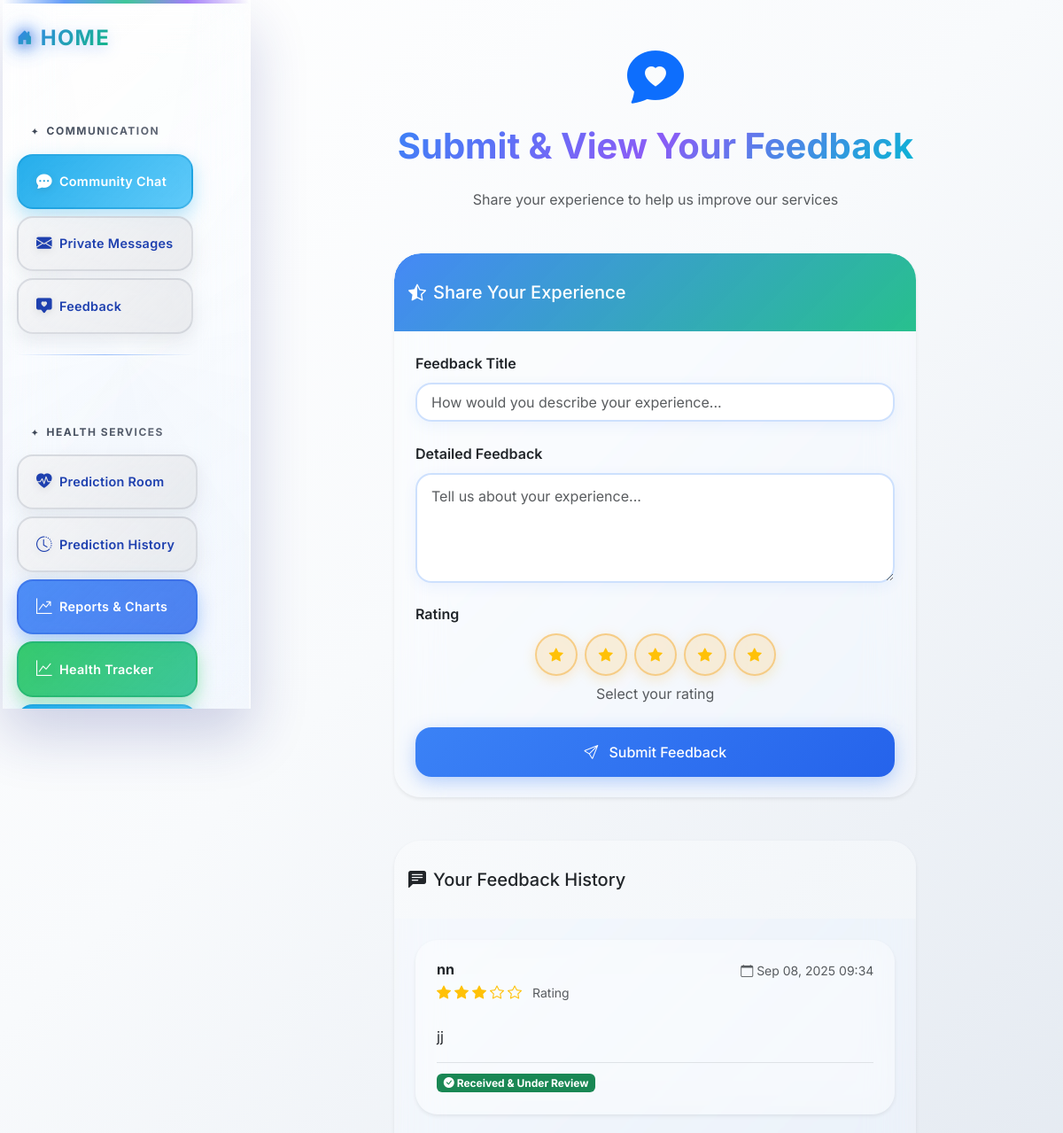
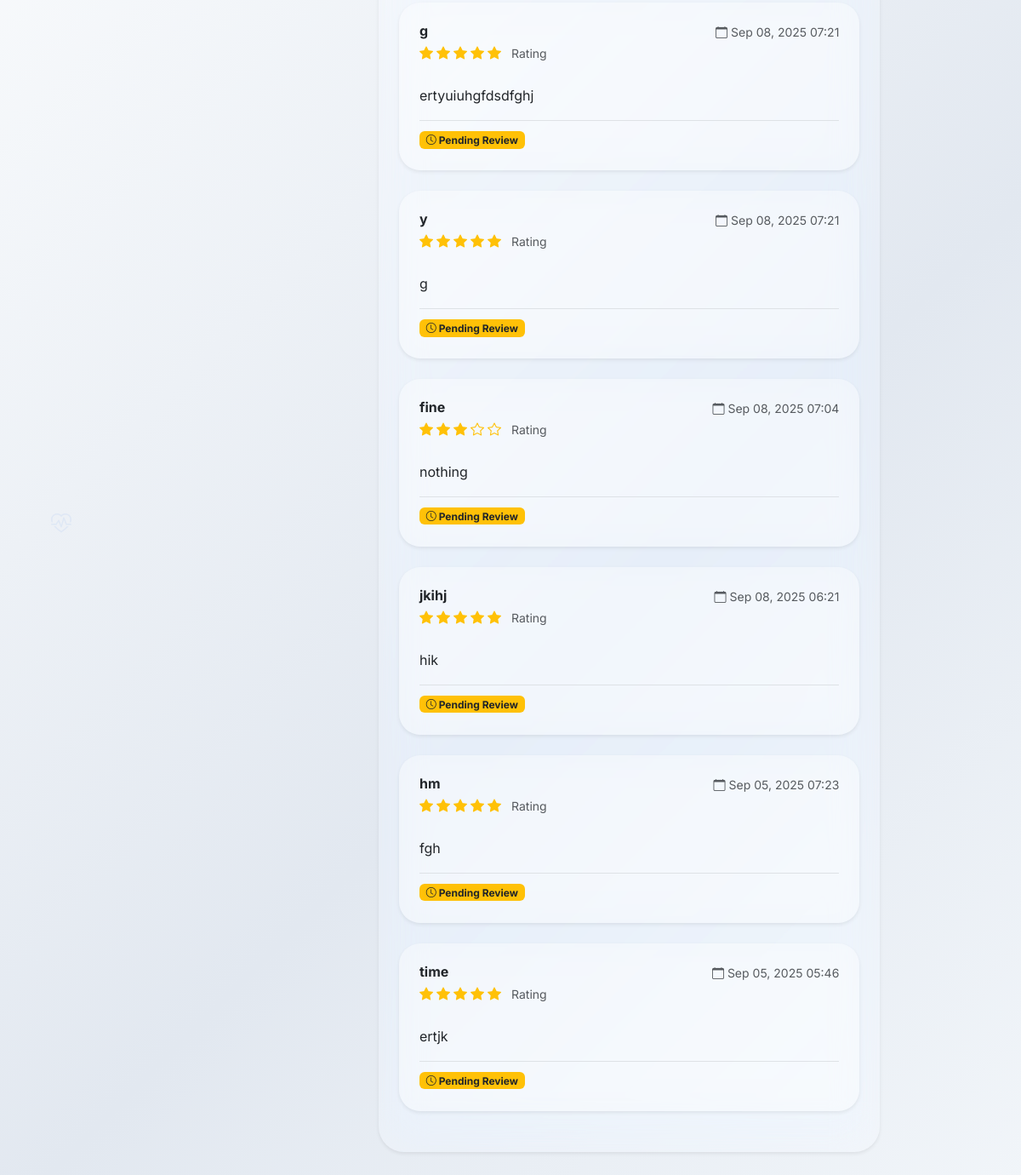
The app's page /chatrooms/report/ (signed in) with its own data (2 pictures, top to bottom).
### chatroom/models.py (models this page shows, shortened)
class Report(models.Model):
    PRIORITY_CHOICES = [
        ('low', 'Low'),
        ('medium', 'Medium'),
        ('high', 'High'),
        ('urgent', 'Urgent'),
    ]
    CATEGORY_CHOICES = [
        ('academic', 'Academic Issue'),
        ('facility', 'Facility Issue'),
        ('food', 'Food & Dining'),
        ('accommodation', 'Accommodation'),
        ('health', 'Health & Safety'),
        ('other', 'Other'),
    ]
    RATING_CHOICES = [
        (1, '1 Star'),
        (2, '2 Stars'),
        (3, '3 Stars'),
        (4, '4 Stars'),
        (5, '5 Stars'),
    ]
    user = models.ForeignKey(User, on_delete=models.CASCADE)
    report_title = models.CharField(max_length=200, blank=True, null=True)
    report = models.TextField()
    category = models.CharField(max_length=20, choices=CATEGORY_CHOICES, blank=True, null=True)
    priority = models.CharField(max_length=10, choices=PRIORITY_CHOICES, default='low')
    rating = models.IntegerField(choices=RATING_CHOICES, default=5)
    recived = models.BooleanField(default=False)
    created = models.DateTimeField(auto_now_add=True)
    class Meta:
        ordering = ['-created']

### chatroom/views.py (the view, shortened to what this page needs)
# urls.py: path('report/',views.add_new_report,name='report'),
@login_required
def add_new_report(request):
    if request.user.is_superuser:
        reports = Report.objects.all().order_by('-created', '-priority')
    else:
        reports = Report.objects.filter(user=request.user).order_by('-created')
    context = {'reports': reports}
    return render(request, 'chatroom/report.html', context)

### chatroom/templates/chatroom/report.html (shortened to what this page needs)
{% extends 'base.html' %}
{% block content %}
<div class="medical-bg">
  <div class="floating-icon"><i class="bi bi-chat-heart"></i></div>
  <div class="floating-icon"><i class="bi bi-star"></i></div>
  <div class="floating-icon"><i class="bi bi-heart-pulse"></i></div>
  <div class="floating-icon"><i class="bi bi-shield-check"></i></div>
</div>
<div class="container my-5">
    <div class="row justify-content-center">
        <div class="col-xl-8 col-lg-10">
            <div class="text-center mb-5">
                <i class="bi bi-chat-heart-fill display-3 text-primary"></i>
                <h1 class="fw-bold mt-3 mb-4 gradient-text">
                    {% if request.user.is_superuser %}
                        Manage Patient Feedback
                    {% else %}
                        Submit & View Your Feedback
                    {% endif %}
                </h1>
                <p class="text-muted mb-0">
                    {% if request.user.is_superuser %}
                        View and manage feedback from patients to improve care quality
                    {% else %}
                        Share your experience to help us improve our services
                    {% endif %}
                </p>
            </div>
            {% if not request.user.is_superuser %}
                <div class="glass-card shadow-sm border-0 mb-5">
                    <div class="glass-header text-white py-3">
                        <h5 class="mb-0 d-flex align-items-center p-3"><i class="bi bi-star-half me-2"></i> Share Your Experience</h5>
                    </div>
                    <div class="card-body p-4">
                        <form method="POST">
                            <div class="mb-4">
                                <label for="report_title" class="form-label fw-semibold">Feedback Title</label>
                                <input type="text" name="report_title" id="report_title" class="form-control py-2"
                                       placeholder="How would you describe your experience..." required>
                            </div>
                            <div class="mb-4">
                                <label for="report" class="form-label fw-semibold">Detailed Feedback</label>
                                <textarea name="report" id="report" class="form-control" rows="4"
                                          placeholder="Tell us about your experience..." required></textarea>
                            </div>
                            <div class="mb-4">
                                <label class="form-label fw-semibold">Rating</label>
                                <div class="d-flex gap-2 justify-content-center fs-3">
                                    <label class="btn btn-outline-warning rounded-circle p-2 d-flex align-items-center justify-content-center"
                                           style="width: 48px; height: 48px;"
                                           for="rating5"><i class="bi bi-star-fill"></i></label>
                                    <label class="btn btn-outline-warning rounded-circle p-2 d-flex align-items-center justify-content-center"
                                           style="width: 48px; height: 48px;"
                                           for="rating4"><i class="bi bi-star-fill"></i></label>
                                    <label class="btn btn-outline-warning rounded-circle p-2 d-flex align-items-center justify-content-center"
                                           style="width: 48px; height: 48px;"
                                           for="rating3"><i class="bi bi-star-fill"></i></label>
                                    <label class="btn btn-outline-warning rounded-circle p-2 d-flex align-items-center justify-content-center"
                                           style="width: 48px; height: 48px;"
                                           for="rating2"><i class="bi bi-star-fill"></i></label>
                                    <label class="btn btn-outline-warning rounded-circle p-2 d-flex align-items-center justify-content-center"
                                           style="width: 48px; height: 48px;"
                                           for="rating1"><i class="bi bi-star-fill"></i></label>
                                </div>
                                <div class="text-center mt-2">
                                    <span id="ratingLabel" class="text-muted">Select your rating</span>
                                </div>
                            </div>
                            <div class="d-grid">
                                <button type="submit" class="btn btn-primary py-3">
                                    <i class="bi bi-send me-2"></i> Submit Feedback
                                </button>
                            </div>
                        </form>
                    </div>
                </div>
            {% endif %}
            <div class="glass-card shadow-sm border-0">
                <div class="card-header bg-light py-3" style="background: linear-gradient(135deg, rgba(248, 250, 252, 0.9) 0%, rgba(241, 245, 249, 0.8) 100%); backdrop-filter: blur(20px); border-radius: 30px 30px 0 0;">
                    <h5 class="mb-0 d-flex align-items-center p-3">
                        <i class="bi bi-chat-left-text-fill me-2"></i>
                        {% if request.user.is_superuser %}
                            All Patient Feedback
                        {% else %}
                            Your Feedback History
                        {% endif %}
                    </h5>
                </div>
                <div class="card-body p-4">
                    {% if reports %}
                        <div class="feedback-list">
                            {% for Report in reports %}
                                <div class="feedback-card mb-4 border-0 shadow-sm">
                                    <div class="card-body p-4">
                                        <div class="d-flex flex-column flex-md-row justify-content-between align-items-start mb-3">
                                            <div>
                                                <h6 class="card-title mb-1 fw-bold">
                                                    {% if Report.report_title %}
                                                        {{ Report.report_title }}
                                                    {% else %}
                                                        Feedback #{{ Report.id }}
                                                    {% endif %}
                                                </h6>
                                                <div class="d-flex gap-2 mb-2">
                                                    <div class="d-flex align-items-center">
                                                        {% for i in "12345"|make_list %}
                                                            {% if forloop.counter <= Report.rating|default:0 %}
                                                                <i class="bi bi-star-fill text-warning me-1"></i>
                                                            {% else %}
                                                                <i class="bi bi-star text-warning me-1"></i>
                                                            {% endif %}
                                                        {% endfor %}
                                                        <small class="ms-2 text-muted">Rating</small>
                                                    </div>
                                                </div>
                                            </div>
                                            <small class="text-muted d-none d-md-block">
                                                <i class="bi bi-calendar me-1"></i>{{ Report.created|date:"M d, Y H:i" }}
                                            </small>
                                        </div>
                                        <p class="card-text mb-3">
                                            {{ Report.report }}
                                        </p>
                                        <div class="d-flex justify-content-between align-items-center pt-2 border-top">
                                            <div>
                                                {% if not request.user.is_superuser %}
                                                    {% if Report.recived %}
                                                        <span class="badge bg-success">
                                                            <i class="bi bi-check-circle-fill"></i> Received & Under Review
                                                        </span>
                                                    {% else %}
                                                        <span class="badge bg-warning text-dark">
                                                            <i class="bi bi-clock"></i> Pending Review
                                                        </span>
                                                    {% endif %}
                                                {% endif %}
                                            </div>
                                        </div>
                                    </div>
                                </div>
                            {% endfor %}
                        </div>
                    {% endif %}
                </div>
            </div>
        </div>
    </div>
</div>
{% endblock content %}

### templates/base.html (style rules this page uses)
:root { --bg-color: #f8f9fa; --text-color: #212529; --primary-gradient: linear-gradient(135deg, #667eea 0%, #764ba2 100%); --secondary-gradient: linear-gradient(135deg, #f093fb 0%, #f5576c 100%); --success-gradient: linear-gradient(135deg, #4facfe 0%, #00f2fe 100%); --warning-gradient: linear-gradient(135deg, #43e97b 0%, #38f9d7 100%); --danger-gradient: linear-gradient(135deg, #fa709a 0%, #fee140 100%); --card-shadow: 0 10px 30px rgba(0, 0, 0, 0.1); --card-shadow-hover: 0 20px 40px rgba(0, 0, 0, 0.15); --border-radius: 15px; --transition: all 0.3s cubic-bezier(0.4, 0, 0.2, 1); }
* { box-sizing: border-box; }
body { background: var(--bg-color); color: var(--text-color); transition: var(--transition); font-family: 'Inter', -apple-system, BlinkMacSystemFont, 'Segoe UI', sans-serif; line-height: 1.6; overflow-x: hidden; }
html { scroll-behavior: smooth; }
.btn { border-radius: 10px; font-weight: 500; transition: var(--transition); border: none; position: relative; overflow: hidden; }
.btn::before { content: ''; position: absolute; top: 0; left: -100%; width: 100%; height: 100%; background: linear-gradient(90deg, transparent, rgba(255,255,255,0.2), transparent); transition: left 0.5s; }
.btn-primary { background: var(--primary-gradient); box-shadow: 0 4px 15px rgba(102, 126, 234, 0.4); }
.form-control, .form-select { border-radius: 10px; border: 2px solid #e9ecef; transition: var(--transition); background: rgba(255, 255, 255, 0.9); }
body { margin: 0; padding: 0; position: relative; }

### chatroom/templates/chatroom/report.html (style rules this page uses)
body { background: linear-gradient(135deg, #ffffff 0%, #f8fafc 30%, #e2e8f0 70%, #f1f5f9 100%); background-attachment: fixed; min-height: 100vh; }
.medical-bg { position: fixed; top: 0; left: 0; width: 100%; height: 100%; z-index: -1; overflow: hidden; pointer-events: none; }
.floating-icon { position: absolute; color: rgba(59, 130, 246, 0.08); font-size: 1.5rem; animation: float 8s ease-in-out infinite; }
.floating-icon:nth-child(1) { top: 10%; left: 10%; animation-delay: 0s; }
.floating-icon:nth-child(2) { top: 30%; right: 15%; animation-delay: 2s; }
.floating-icon:nth-child(3) { top: 70%; left: 5%; animation-delay: 4s; }
.floating-icon:nth-child(4) { bottom: 20%; right: 20%; animation-delay: 6s; }
.glass-card { backdrop-filter: blur(25px) saturate(180%); background: rgba(255, 255, 255, 0.25); border-radius: 30px; border: 2px solid rgba(255, 255, 255, 0.3); box-shadow: 0 30px 80px rgba(31, 38, 135, 0.15), inset 0 1px 0 rgba(255, 255, 255, 0.4), 0 8px 32px rgba(31, 38, 135, 0.1); overflow: hidden; animation: slideInUp 0.8s ease-out; }
.glass-header { background: linear-gradient(135deg, rgba(59, 130, 246, 0.95) 0%, rgba(16, 185, 129, 0.9) 100%); backdrop-filter: blur(20px); border: none; position: relative; overflow: hidden; border-radius: 30px 30px 0 0; }
.form-control { background: rgba(255, 255, 255, 0.95); border: 2px solid rgba(59, 130, 246, 0.25); border-radius: 18px; backdrop-filter: blur(15px); transition: all 0.3s ease; padding: 12px 16px; box-shadow: 0 4px 15px rgba(59, 130, 246, 0.08); }
.btn-primary { background: linear-gradient(135deg, #3b82f6 0%, #2563eb 100%); border: none; border-radius: 18px; padding: 12px 20px; transition: all 0.3s cubic-bezier(0.175, 0.885, 0.32, 1.275); box-shadow: 0 6px 20px rgba(59, 130, 246, 0.35); backdrop-filter: blur(10px); }
.btn-outline-warning { backdrop-filter: blur(15px); border: 2px solid rgba(245, 158, 11, 0.4); background: rgba(245, 158, 11, 0.15); border-radius: 50%; transition: all 0.3s ease; box-shadow: 0 4px 15px rgba(245, 158, 11, 0.2); }
.feedback-card { backdrop-filter: blur(20px); background: rgba(255, 255, 255, 0.3); border: 2px solid rgba(255, 255, 255, 0.3); border-radius: 25px; transition: all 0.3s cubic-bezier(0.175, 0.885, 0.32, 1.275); box-shadow: 0 8px 25px rgba(31, 38, 135, 0.1); overflow: hidden; }
.gradient-text { background: linear-gradient(135deg, #3b82f6 0%, #8b5cf6 50%, #06b6d4 100%); -webkit-background-clip: text; -webkit-text-fill-color: transparent; background-clip: text; animation: gradientShift 3s ease-in-out infinite; }
html { scroll-behavior: smooth; }

### records on screen
Report: report_title "nn", rating 3 (drawn), created "Sep 08, 2025 09:34", report "jj", recived True (drawn)
Report: report_title "g", rating 5 (drawn), created "Sep 08, 2025 07:21", report "ertyuiuhgfdsdfghj", recived False (drawn)
Report: report_title "y", rating 5 (drawn), created "Sep 08, 2025 07:21", report "g", recived False (drawn)
Report: report_title "fine", rating 3 (drawn), created "Sep 08, 2025 07:04", report "nothing", recived False (drawn)
Report: report_title "jkihj", rating 5 (drawn), created "Sep 08, 2025 06:21", report "hik", recived False (drawn)
Report: report_title "hm", rating 5 (drawn), created "Sep 05, 2025 07:23", report "fgh", recived False (drawn)
Report: report_title "time", rating 5 (drawn), created "Sep 05, 2025 05:46", report "ertjk", recived False (drawn)
